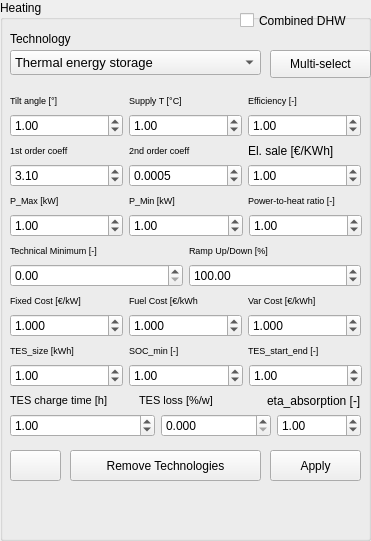
         <widget class="QGroupBox" name="heating">
          <property name="geometry">
           <rect>
            <x>400</x>
            <y>260</y>
            <width>371</width>
            <height>541</height>
           </rect>
          </property>
          <property name="title">
           <string>Heating</string>
          </property>
          <property name="checkable">
           <bool>false</bool>
          </property>
          <widget class="QLabel" name="label_3">
           <property name="geometry">
            <rect>
             <x>10</x>
             <y>30</y>
             <width>171</width>
             <height>17</height>
            </rect>
           </property>
           <property name="text">
            <string>Technology</string>
           </property>
          </widget>
          <widget class="QPushButton" name="insertHeating">
           <property name="geometry">
            <rect>
             <x>270</x>
             <y>450</y>
             <width>91</width>
             <height>31</height>
            </rect>
           </property>
           <property name="text">
            <string>Apply</string>
           </property>
          </widget>
          <widget class="QWidget" name="horizontalLayoutWidget_31">
           <property name="geometry">
            <rect>
             <x>10</x>
             <y>340</y>
             <width>351</width>
             <height>21</height>
            </rect>
           </property>
           <layout class="QHBoxLayout" name="horizontalLayout_37">
            <item>
             <widget class="QLabel" name="label_59">
              <property name="text">
               <string>&lt;html&gt;&lt;head/&gt;&lt;body&gt;&lt;p&gt;&lt;span style=&quot; font-size:7pt;&quot;&gt;TES_size [kWh]&lt;/span&gt;&lt;/p&gt;&lt;/body&gt;&lt;/html&gt;</string>
              </property>
             </widget>
            </item>
            <item>
             <widget class="QLabel" name="label_60">
              <property name="text">
               <string>&lt;html&gt;&lt;head/&gt;&lt;body&gt;&lt;p&gt;&lt;span style=&quot; font-size:7pt;&quot;&gt;SOC_min [-]&lt;/span&gt;&lt;/p&gt;&lt;/body&gt;&lt;/html&gt;</string>
              </property>
             </widget>
            </item>
            <item>
             <widget class="QLabel" name="label_61">
              <property name="text">
               <string>&lt;html&gt;&lt;head/&gt;&lt;body&gt;&lt;p&gt;&lt;span style=&quot; font-size:7pt;&quot;&gt;TES_start_end [-]&lt;/span&gt;&lt;/p&gt;&lt;/body&gt;&lt;/html&gt;</string>
              </property>
             </widget>
            </item>
           </layout>
          </widget>
          <widget class="QWidget" name="horizontalLayoutWidget_38">
           <property name="geometry">
            <rect>
             <x>10</x>
             <y>310</y>
             <width>351</width>
             <height>31</height>
            </rect>
           </property>
           <layout class="QHBoxLayout" name="horizontalLayout_44">
            <item>
             <widget class="QDoubleSpinBox" name="heatingFixedCost">
              <property name="decimals">
               <number>3</number>
              </property>
              <property name="minimum">
               <double>0.000000000000000</double>
              </property>
              <property name="maximum">
               <double>99999999.989999994635582</double>
              </property>
              <property name="singleStep">
               <double>0.010000000000000</double>
              </property>
              <property name="value">
               <double>1.000000000000000</double>
              </property>
             </widget>
            </item>
            <item>
             <widget class="QDoubleSpinBox" name="heatingFuelCost">
              <property name="decimals">
               <number>3</number>
              </property>
              <property name="minimum">
               <double>0.000000000000000</double>
              </property>
              <property name="maximum">
               <double>99999999.989999994635582</double>
              </property>
              <property name="singleStep">
               <double>0.010000000000000</double>
              </property>
              <property name="value">
               <double>1.000000000000000</double>
              </property>
             </widget>
            </item>
            <item>
             <widget class="QDoubleSpinBox" name="heatingVariableCost">
              <property name="decimals">
               <number>3</number>
              </property>
              <property name="minimum">
               <double>0.000000000000000</double>
              </property>
              <property name="maximum">
               <double>99999999.989999994635582</double>
              </property>
              <property name="singleStep">
               <double>0.010000000000000</double>
              </property>
              <property name="value">
               <double>1.000000000000000</double>
              </property>
             </widget>
            </item>
           </layout>
          </widget>
          <widget class="QWidget" name="horizontalLayoutWidget_39">
           <property name="geometry">
            <rect>
             <x>10</x>
             <y>290</y>
             <width>351</width>
             <height>21</height>
            </rect>
           </property>
           <layout class="QHBoxLayout" name="horizontalLayout_45">
            <item>
             <widget class="QLabel" name="label_32">
              <property name="text">
               <string>&lt;html&gt;&lt;head/&gt;&lt;body&gt;&lt;p&gt;&lt;span style=&quot; font-size:7pt;&quot;&gt;Fixed Cost [€/kW]&lt;/span&gt;&lt;/p&gt;&lt;/body&gt;&lt;/html&gt;</string>
              </property>
             </widget>
            </item>
            <item>
             <widget class="QLabel" name="label_23">
              <property name="text">
               <string>&lt;html&gt;&lt;head/&gt;&lt;body&gt;&lt;p&gt;&lt;span style=&quot; font-size:7pt;&quot;&gt;Fuel Cost [€/kWh&lt;/span&gt;&lt;/p&gt;&lt;/body&gt;&lt;/html&gt;</string>
              </property>
             </widget>
            </item>
            <item>
             <widget class="QLabel" name="label_33">
              <property name="text">
               <string>&lt;html&gt;&lt;head/&gt;&lt;body&gt;&lt;p&gt;&lt;span style=&quot; font-size:7pt;&quot;&gt;Var Cost [€/kWh]&lt;/span&gt;&lt;/p&gt;&lt;/body&gt;&lt;/html&gt;</string>
              </property>
             </widget>
            </item>
           </layout>
          </widget>
          <widget class="QWidget" name="horizontalLayoutWidget_40">
           <property name="geometry">
            <rect>
             <x>10</x>
             <y>260</y>
             <width>351</width>
             <height>31</height>
            </rect>
           </property>
           <layout class="QHBoxLayout" name="horizontalLayout_46">
            <item>
             <widget class="QDoubleSpinBox" name="heatingTechMin">
              <property name="minimum">
               <double>0.000000000000000</double>
              </property>
              <property name="maximum">
               <double>1.000000000000000</double>
              </property>
              <property name="singleStep">
               <double>0.010000000000000</double>
              </property>
              <property name="value">
               <double>0.000000000000000</double>
              </property>
             </widget>
            </item>
            <item>
             <widget class="QDoubleSpinBox" name="heatingRampUpDown">
              <property name="minimum">
               <double>0.000000000000000</double>
              </property>
              <property name="maximum">
               <double>99999999.989999994635582</double>
              </property>
              <property name="singleStep">
               <double>0.010000000000000</double>
              </property>
              <property name="value">
               <double>100.000000000000000</double>
              </property>
             </widget>
            </item>
           </layout>
          </widget>
          <widget class="QWidget" name="horizontalLayoutWidget_41">
           <property name="geometry">
            <rect>
             <x>10</x>
             <y>240</y>
             <width>351</width>
             <height>21</height>
            </rect>
           </property>
           <layout class="QHBoxLayout" name="horizontalLayout_47">
            <item>
             <widget class="QLabel" name="label_24">
              <property name="text">
               <string>&lt;html&gt;&lt;head/&gt;&lt;body&gt;&lt;p&gt;&lt;span style=&quot; font-size:7pt;&quot;&gt;Technical Minimum [-]&lt;/span&gt;&lt;/p&gt;&lt;/body&gt;&lt;/html&gt;</string>
              </property>
             </widget>
            </item>
            <item>
             <widget class="QLabel" name="label_26">
              <property name="text">
               <string>&lt;html&gt;&lt;head/&gt;&lt;body&gt;&lt;p&gt;&lt;span style=&quot; font-size:7pt;&quot;&gt;Ramp Up/Down [%]&lt;/span&gt;&lt;/p&gt;&lt;/body&gt;&lt;/html&gt;</string>
              </property>
             </widget>
            </item>
           </layout>
          </widget>
          <widget class="QWidget" name="horizontalLayoutWidget_43">
           <property name="geometry">
            <rect>
             <x>10</x>
             <y>190</y>
             <width>351</width>
             <height>21</height>
            </rect>
           </property>
           <layout class="QHBoxLayout" name="horizontalLayout_49">
            <item>
             <widget class="QLabel" name="label_11">
              <property name="text">
               <string>&lt;html&gt;&lt;head/&gt;&lt;body&gt;&lt;p&gt;&lt;span style=&quot; font-size:7pt;&quot;&gt;P_Max [kW]&lt;/span&gt;&lt;/p&gt;&lt;/body&gt;&lt;/html&gt;</string>
              </property>
             </widget>
            </item>
            <item>
             <widget class="QLabel" name="label_92">
              <property name="text">
               <string>&lt;html&gt;&lt;head/&gt;&lt;body&gt;&lt;p&gt;&lt;span style=&quot; font-size:7pt;&quot;&gt;P_Min [kW]&lt;/span&gt;&lt;/p&gt;&lt;/body&gt;&lt;/html&gt;</string>
              </property>
             </widget>
            </item>
            <item>
             <widget class="QLabel" name="label_93">
              <property name="text">
               <string>&lt;html&gt;&lt;head/&gt;&lt;body&gt;&lt;p&gt;&lt;span style=&quot; font-size:7pt;&quot;&gt;Power-to-heat ratio [-]&lt;/span&gt;&lt;/p&gt;&lt;/body&gt;&lt;/html&gt;</string>
              </property>
             </widget>
            </item>
           </layout>
          </widget>
          <widget class="QWidget" name="horizontalLayoutWidget_44">
           <property name="geometry">
            <rect>
             <x>10</x>
             <y>160</y>
             <width>351</width>
             <height>31</height>
            </rect>
           </property>
           <layout class="QHBoxLayout" name="horizontalLayout_50">
            <item>
             <widget class="QDoubleSpinBox" name="heating1coeff">
              <property name="minimum">
               <double>-99999999.989999994635582</double>
              </property>
              <property name="maximum">
               <double>99999999.989999994635582</double>
              </property>
              <property name="singleStep">
               <double>0.010000000000000</double>
              </property>
              <property name="value">
               <double>3.100000000000000</double>
              </property>
             </widget>
            </item>
            <item>
             <widget class="QDoubleSpinBox" name="heating2coeff">
              <property name="decimals">
               <number>4</number>
              </property>
              <property name="minimum">
               <double>-99999999.989999994635582</double>
              </property>
              <property name="maximum">
               <double>99999999.989999994635582</double>
              </property>
              <property name="singleStep">
               <double>0.010000000000000</double>
              </property>
              <property name="value">
               <double>0.000500000000000</double>
              </property>
             </widget>
            </item>
            <item>
             <widget class="QDoubleSpinBox" name="heatingElsale">
              <property name="maximum">
               <double>999999.000000000000000</double>
              </property>
              <property name="value">
               <double>1.000000000000000</double>
              </property>
             </widget>
            </item>
           </layout>
          </widget>
          <widget class="QWidget" name="horizontalLayoutWidget_45">
           <property name="geometry">
            <rect>
             <x>10</x>
             <y>140</y>
             <width>351</width>
             <height>21</height>
            </rect>
           </property>
           <layout class="QHBoxLayout" name="horizontalLayout_51">
            <item>
             <widget class="QLabel" name="label_94">
              <property name="text">
               <string>&lt;html&gt;&lt;head/&gt;&lt;body&gt;&lt;p&gt;&lt;span style=&quot; font-size:7pt;&quot;&gt;1st order coeff&lt;/span&gt;&lt;/p&gt;&lt;/body&gt;&lt;/html&gt;</string>
              </property>
             </widget>
            </item>
            <item>
             <widget class="QLabel" name="label_95">
              <property name="text">
               <string>&lt;html&gt;&lt;head/&gt;&lt;body&gt;&lt;p&gt;&lt;span style=&quot; font-size:7pt;&quot;&gt;2nd order coeff&lt;/span&gt;&lt;/p&gt;&lt;/body&gt;&lt;/html&gt;</string>
              </property>
             </widget>
            </item>
            <item>
             <widget class="QLabel" name="label_47">
              <property name="text">
               <string>El. sale [€/KWh]</string>
              </property>
             </widget>
            </item>
           </layout>
          </widget>
          <widget class="QWidget" name="horizontalLayoutWidget_46">
           <property name="geometry">
            <rect>
             <x>10</x>
             <y>110</y>
             <width>351</width>
             <height>31</height>
            </rect>
           </property>
           <layout class="QHBoxLayout" name="horizontalLayout_52">
            <item>
             <widget class="QDoubleSpinBox" name="heatingInclinazione">
              <property name="minimum">
               <double>-360.000000000000000</double>
              </property>
              <property name="maximum">
               <double>360.000000000000000</double>
              </property>
              <property name="singleStep">
               <double>0.010000000000000</double>
              </property>
              <property name="value">
               <double>1.000000000000000</double>
              </property>
             </widget>
            </item>
            <item>
             <widget class="QDoubleSpinBox" name="heatingTemp">
              <property name="minimum">
               <double>-273.149999999999977</double>
              </property>
              <property name="maximum">
               <double>999999.989999999990687</double>
              </property>
              <property name="singleStep">
               <double>0.010000000000000</double>
              </property>
              <property name="value">
               <double>1.000000000000000</double>
              </property>
             </widget>
            </item>
            <item>
             <widget class="QDoubleSpinBox" name="heatingEfficiency">
              <property name="minimum">
               <double>0.000000000000000</double>
              </property>
              <property name="maximum">
               <double>2.000000000000000</double>
              </property>
              <property name="singleStep">
               <double>0.010000000000000</double>
              </property>
              <property name="value">
               <double>1.000000000000000</double>
              </property>
             </widget>
            </item>
           </layout>
          </widget>
          <widget class="QWidget" name="horizontalLayoutWidget_47">
           <property name="geometry">
            <rect>
             <x>10</x>
             <y>90</y>
             <width>351</width>
             <height>21</height>
            </rect>
           </property>
           <layout class="QHBoxLayout" name="horizontalLayout_53">
            <item>
             <widget class="QLabel" name="label">
              <property name="text">
               <string>&lt;html&gt;&lt;head/&gt;&lt;body&gt;&lt;p&gt;&lt;span style=&quot; font-size:7pt;&quot;&gt;Tilt angle [°]&lt;/span&gt;&lt;/p&gt;&lt;/body&gt;&lt;/html&gt;</string>
              </property>
             </widget>
            </item>
            <item>
             <widget class="QLabel" name="label_34">
              <property name="text">
               <string>&lt;html&gt;&lt;head/&gt;&lt;body&gt;&lt;p&gt;&lt;span style=&quot; font-size:7pt;&quot;&gt;Supply T [°C]&lt;/span&gt;&lt;/p&gt;&lt;/body&gt;&lt;/html&gt;</string>
              </property>
             </widget>
            </item>
            <item>
             <widget class="QLabel" name="label_2">
              <property name="text">
               <string>&lt;html&gt;&lt;head/&gt;&lt;body&gt;&lt;p&gt;&lt;span style=&quot; font-size:7pt;&quot;&gt;Efficiency [-]&lt;/span&gt;&lt;/p&gt;&lt;/body&gt;&lt;/html&gt;</string>
              </property>
             </widget>
            </item>
           </layout>
          </widget>
          <widget class="QWidget" name="horizontalLayoutWidget_15">
           <property name="geometry">
            <rect>
             <x>10</x>
             <y>210</y>
             <width>352</width>
             <height>31</height>
            </rect>
           </property>
           <layout class="QHBoxLayout" name="horizontalLayout_22">
            <item>
             <widget class="QDoubleSpinBox" name="P_max_heating">
              <property name="minimum">
               <double>0.000000000000000</double>
              </property>
              <property name="maximum">
               <double>99999999.989999994635582</double>
              </property>
              <property name="singleStep">
               <double>0.010000000000000</double>
              </property>
              <property name="value">
               <double>1.000000000000000</double>
              </property>
             </widget>
            </item>
            <item>
             <widget class="QDoubleSpinBox" name="P_min_heating">
              <property name="minimum">
               <double>0.000000000000000</double>
              </property>
              <property name="maximum">
               <double>99999999.989999994635582</double>
              </property>
              <property name="singleStep">
               <double>0.010000000000000</double>
              </property>
              <property name="value">
               <double>1.000000000000000</double>
              </property>
             </widget>
            </item>
            <item>
             <widget class="QDoubleSpinBox" name="cb_CHP_heating">
              <property name="minimum">
               <double>0.000000000000000</double>
              </property>
              <property name="maximum">
               <double>99999999.989999994635582</double>
              </property>
              <property name="singleStep">
               <double>0.010000000000000</double>
              </property>
              <property name="value">
               <double>1.000000000000000</double>
              </property>
             </widget>
            </item>
           </layout>
          </widget>
          <widget class="QWidget" name="horizontalLayoutWidget_50">
           <property name="geometry">
            <rect>
             <x>10</x>
             <y>360</y>
             <width>352</width>
             <height>31</height>
            </rect>
           </property>
           <layout class="QHBoxLayout" name="horizontalLayout_25">
            <item>
             <widget class="QDoubleSpinBox" name="Tes_size_heating">
              <property name="minimum">
               <double>0.000000000000000</double>
              </property>
              <property name="maximum">
               <double>99999999.989999994635582</double>
              </property>
              <property name="singleStep">
               <double>0.010000000000000</double>
              </property>
              <property name="value">
               <double>1.000000000000000</double>
              </property>
             </widget>
            </item>
            <item>
             <widget class="QDoubleSpinBox" name="Soc_min_heating">
              <property name="minimum">
               <double>0.000000000000000</double>
              </property>
              <property name="maximum">
               <double>99999999.989999994635582</double>
              </property>
              <property name="singleStep">
               <double>0.010000000000000</double>
              </property>
              <property name="value">
               <double>1.000000000000000</double>
              </property>
             </widget>
            </item>
            <item>
             <widget class="QDoubleSpinBox" name="tes_startEnd_heating">
              <property name="minimum">
               <double>0.000000000000000</double>
              </property>
              <property name="maximum">
               <double>99999999.989999994635582</double>
              </property>
              <property name="singleStep">
               <double>0.010000000000000</double>
              </property>
              <property name="value">
               <double>1.000000000000000</double>
              </property>
             </widget>
            </item>
           </layout>
          </widget>
          <widget class="QWidget" name="horizontalLayoutWidget_51">
           <property name="geometry">
            <rect>
             <x>10</x>
             <y>410</y>
             <width>351</width>
             <height>31</height>
            </rect>
           </property>
           <layout class="QHBoxLayout" name="horizontalLayout_40">
            <item>
             <widget class="QDoubleSpinBox" name="tes_discharge_heating">
              <property name="sizePolicy">
               <sizepolicy hsizetype="MinimumExpanding" vsizetype="Fixed">
                <horstretch>0</horstretch>
                <verstretch>0</verstretch>
               </sizepolicy>
              </property>
              <property name="minimum">
               <double>0.000000000000000</double>
              </property>
              <property name="maximum">
               <double>99999999999999.984375000000000</double>
              </property>
              <property name="singleStep">
               <double>0.010000000000000</double>
              </property>
              <property name="value">
               <double>1.000000000000000</double>
              </property>
             </widget>
            </item>
            <item>
             <widget class="QDoubleSpinBox" name="heatingTES_loss">
              <property name="minimumSize">
               <size>
                <width>110</width>
                <height>0</height>
               </size>
              </property>
              <property name="decimals">
               <number>3</number>
              </property>
              <property name="maximum">
               <double>99.998999999999995</double>
              </property>
             </widget>
            </item>
            <item>
             <widget class="QDoubleSpinBox" name="COP_heating">
              <property name="minimum">
               <double>0.000000000000000</double>
              </property>
              <property name="maximum">
               <double>99999999.989999994635582</double>
              </property>
              <property name="singleStep">
               <double>0.010000000000000</double>
              </property>
              <property name="value">
               <double>1.000000000000000</double>
              </property>
             </widget>
            </item>
           </layout>
          </widget>
          <widget class="QPushButton" name="PeakDemandHeating">
           <property name="geometry">
            <rect>
             <x>270</x>
             <y>50</y>
             <width>101</width>
             <height>28</height>
            </rect>
           </property>
           <property name="text">
            <string>Multi-select</string>
           </property>
          </widget>
          <widget class="QCheckBox" name="dhwhCheck">
           <property name="geometry">
            <rect>
             <x>240</x>
             <y>10</y>
             <width>131</width>
             <height>21</height>
            </rect>
           </property>
           <property name="font">
            <font>
             <pointsize>9</pointsize>
            </font>
           </property>
           <property name="text">
            <string>Combined DHW</string>
           </property>
          </widget>
          <widget class="QWidget" name="horizontalLayoutWidget_61">
           <property name="geometry">
            <rect>
             <x>10</x>
             <y>390</y>
             <width>351</width>
             <height>21</height>
            </rect>
           </property>
           <layout class="QHBoxLayout" name="horizontalLayout_65">
            <item>
             <widget class="QLabel" name="label_116">
              <property name="text">
               <string>&lt;html&gt;&lt;head/&gt;&lt;body&gt;&lt;p&gt;&lt;span style=&quot; font-size:8pt;&quot;&gt;TES charge time [h]&lt;/span&gt;&lt;/p&gt;&lt;/body&gt;&lt;/html&gt;</string>
              </property>
             </widget>
            </item>
            <item>
             <widget class="QLabel" name="label_58">
              <property name="font">
               <font>
                <pointsize>8</pointsize>
               </font>
              </property>
              <property name="text">
               <string>TES loss [%/w]</string>
              </property>
             </widget>
            </item>
            <item>
             <widget class="QLabel" name="label_118">
              <property name="sizePolicy">
               <sizepolicy hsizetype="Fixed" vsizetype="Preferred">
                <horstretch>0</horstretch>
                <verstretch>0</verstretch>
               </sizepolicy>
              </property>
              <property name="text">
               <string>eta_absorption [-]</string>
              </property>
             </widget>
            </item>
           </layout>
          </widget>
          <widget class="QPushButton" name="remove_heat">
           <property name="geometry">
            <rect>
             <x>70</x>
             <y>450</y>
             <width>191</width>
             <height>31</height>
            </rect>
           </property>
           <property name="toolTip">
            <string notr="true">&lt;html&gt;&lt;head/&gt;&lt;body&gt;&lt;p&gt;To remove only a single technology, right click on the target item instead: this will clear all the buildings technologies.&lt;/p&gt;&lt;/body&gt;&lt;/html&gt;</string>
           </property>
           <property name="toolTipDuration">
            <number>8000</number>
           </property>
           <property name="text">
            <string>Remove Technologies</string>
           </property>
          </widget>
          <widget class="QComboBox" name="heatingTechnology">
           <property name="geometry">
            <rect>
             <x>10</x>
             <y>50</y>
             <width>251</width>
             <height>25</height>
            </rect>
           </property>
           <property name="font">
            <font>
             <pointsize>10</pointsize>
            </font>
           </property>
           <property name="editable">
            <bool>false</bool>
           </property>
           <property name="currentText">
            <string>Thermal energy storage</string>
           </property>
           <property name="currentIndex">
            <number>0</number>
           </property>
           <property name="maxVisibleItems">
            <number>10</number>
           </property>
           <property name="insertPolicy">
            <enum>QComboBox::InsertAtBottom</enum>
           </property>
           <property name="minimumContentsLength">
            <number>0</number>
           </property>
           <item>
            <property name="text">
             <string>Thermal energy storage</string>
            </property>
           </item>
           <item>
            <property name="text">
             <string/>
            </property>
           </item>
           <item>
            <property name="text">
             <string>--- High Temperature  (T&gt;70 °C)---</string>
            </property>
           </item>
           <item>
            <property name="text">
             <string>Gas Boiler</string>
            </property>
           </item>
           <item>
            <property name="text">
             <string>Biomass Boiler</string>
            </property>
           </item>
           <item>
            <property name="text">
             <string>Oil Boiler</string>
            </property>
           </item>
           <item>
            <property name="text">
             <string>Gas CHP</string>
            </property>
           </item>
           <item>
            <property name="text">
             <string>Oil CHP</string>
            </property>
           </item>
           <item>
            <property name="text">
             <string>Biomass CHP</string>
            </property>
           </item>
           <item>
            <property name="text">
             <string/>
            </property>
           </item>
           <item>
            <property name="text">
             <string>--- Medium Temperature  (40 °C&lt;T&lt;70 °C)---</string>
            </property>
           </item>
           <item>
            <property name="text">
             <string>Air Source Compression Heat Pump</string>
            </property>
           </item>
           <item>
            <property name="text">
             <string>Shallow geothermal compression heat pump</string>
            </property>
           </item>
           <item>
            <property name="text">
             <string>Air source gas absorption heat pump</string>
            </property>
           </item>
           <item>
            <property name="text">
             <string>Shallow geothermal gas absorption heat pump</string>
            </property>
           </item>
           <item>
            <property name="text">
             <string>Evacuated tube solar collectors</string>
            </property>
           </item>
           <item>
            <property name="text">
             <string/>
            </property>
           </item>
           <item>
            <property name="text">
             <string>--- Low Temperature  (T&lt;40 °C)---</string>
            </property>
           </item>
           <item>
            <property name="text">
             <string>Flat plate solar collectors</string>
            </property>
           </item>
          </widget>
          <widget class="QPushButton" name="heating_input_reset">
           <property name="geometry">
            <rect>
             <x>10</x>
             <y>450</y>
             <width>51</width>
             <height>31</height>
            </rect>
           </property>
           <property name="toolTip">
            <string notr="true">&lt;html&gt;&lt;head/&gt;&lt;body&gt;&lt;p&gt;Set inputs to default values.&lt;/p&gt;&lt;/body&gt;&lt;/html&gt;</string>
           </property>
           <property name="toolTipDuration">
            <number>4000</number>
           </property>
           <property name="text">
            <string/>
           </property>
          </widget>
         </widget>
